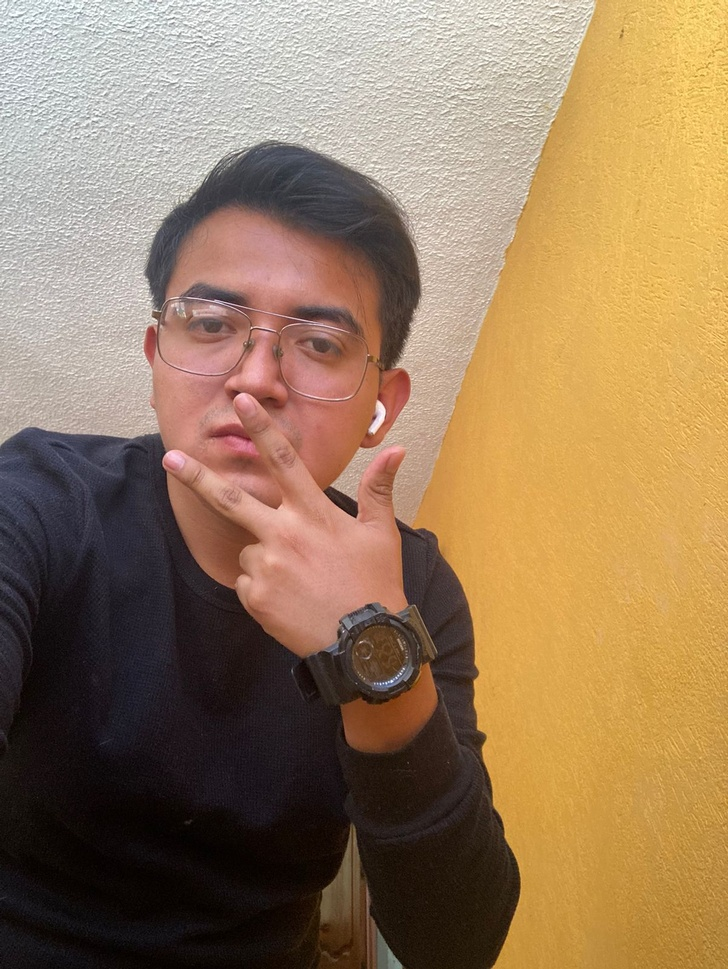
//> input picture Tareas/Tarea1/Resta/Foto1.jpeg, 728 x 969 px, shrunk from 1202 x 1600 before the run
$ ./Resta Foto1.jpeg Foto2.jpeg   (built with g++ and OpenCV 4)
//> lines starting //> are read from the running program, lines starting //| are printed output that depends on the picture
#include <opencv2/opencv.hpp>
#include <stdio.h>
#include <tuple>
#include <algorithm>

using namespace std;
using namespace cv;

uchar Resta(uchar A, uchar B);

int main(int argc, char **argv)
{
    int i, j;
    if (argc != 3)
    {
        printf("Pasar 2 imagen como parámetro\n");
        return -1;
    }

    cv::Mat image1 = cv::imread(argv[1]);
//> image1 is the input picture: 969 rows x 728 cols, CV_8UC3; mean B, G, R 93.1, 124.4, 152.2
    cv::Mat image2 = cv::imread(argv[2]);
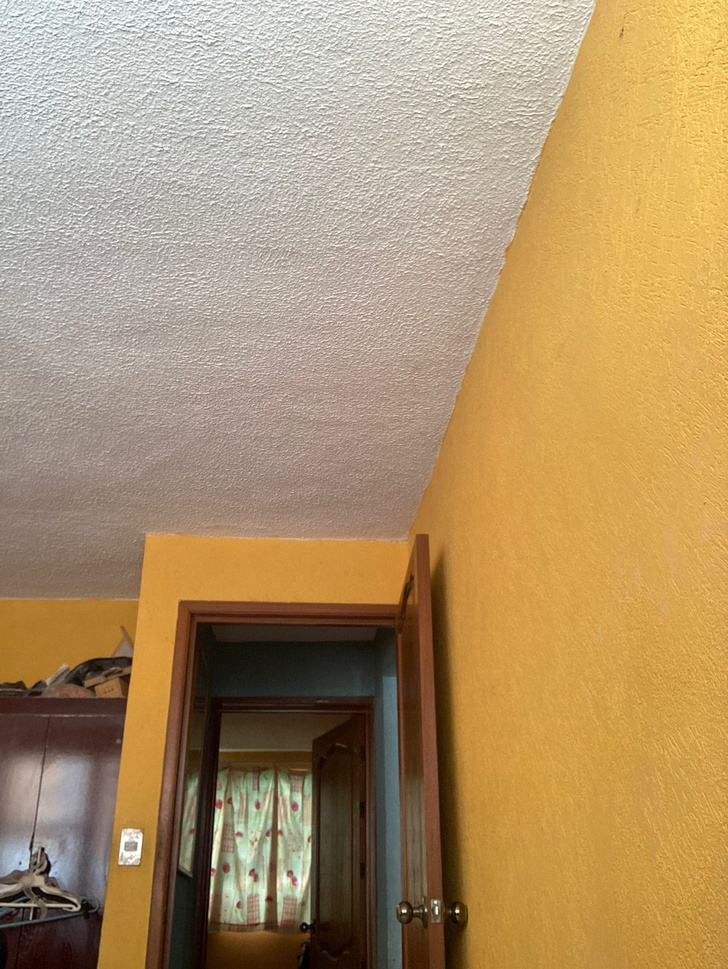
//> input picture Tareas/Tarea1/Resta/Foto2.jpeg, 728 x 969 px, shrunk from 1202 x 1600 before the run
//> image2 is the input picture: 969 rows x 728 cols, CV_8UC3; mean B, G, R 106.1, 146.3, 173.9

    if ((image1.rows != image2.rows) || (image1.cols != image2.cols) || (image1.channels() != image2.channels()))
    {
        printf("Las imágenes deben ser de las mismas dimensiones y canales");
    }

    cv::Mat resta(image1.rows, image1.cols, CV_8UC3);

    int nf = image1.rows, nc = image1.cols, canales = image1.channels();
//> nf = 969; nc = 728; canales = 3

    for (j = 0; j < nf; j++)
    {
        uchar *res = resta.ptr<uchar>(j);
        uchar *A = image1.ptr<uchar>(j);
        uchar *B = image2.ptr<uchar>(j);

        for (i = 0; i < nc * canales; i += canales)
        {
            *(res + i) = Resta(*(A + i), *(B + i));
            *(res + i + 1) = Resta(*(A + i + 1), *(B + i + 1));
            *(res + i + 2) = Resta(*(A + i + 2), *(B + i + 2));
        }
    }
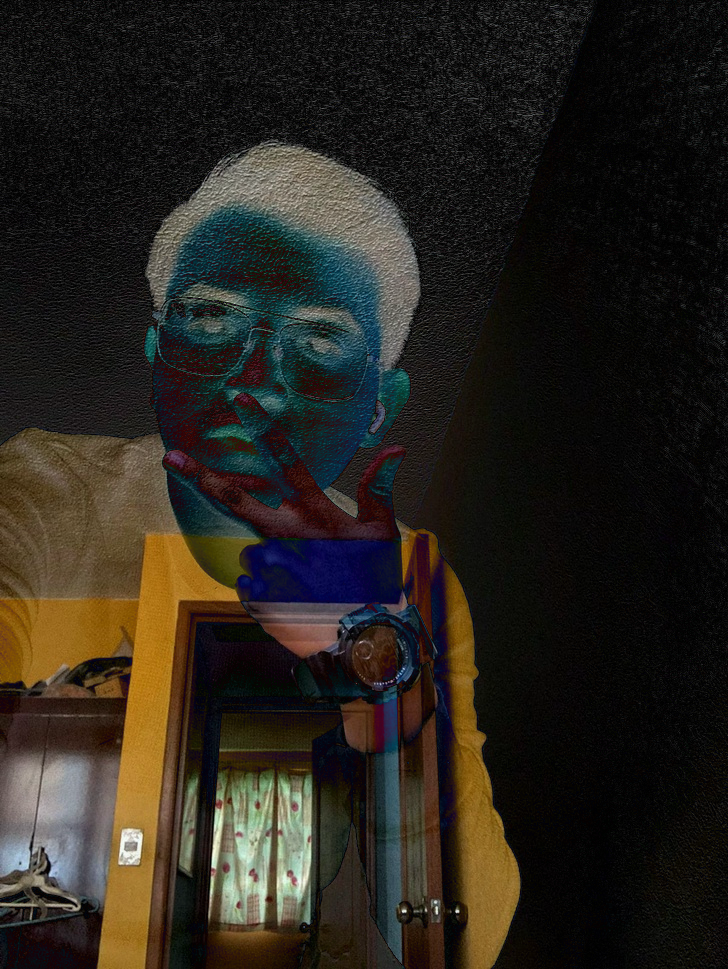
//> resta: 969 rows x 728 cols, CV_8UC3; mean B, G, R 28.6, 35.6, 39.9

    cv::imwrite("Resta.png", resta);
    return 0;
}

uchar Resta(uchar A, uchar B)
{
    int res;
    res = A - B;
    if (res < 0)
        return abs(res);

    return abs(res);
}
